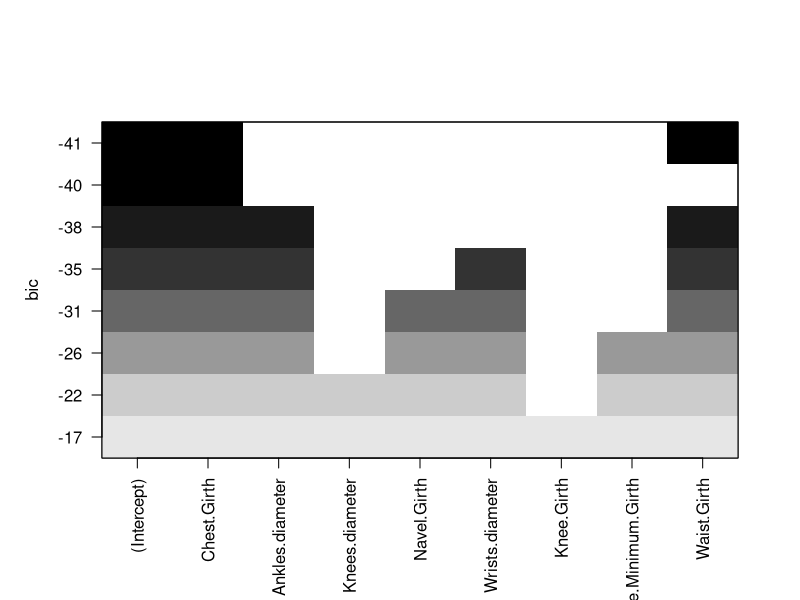

Recreate this plot in R. (Note: this script raises an error after producing the figure.)
## ---- chunk 1
set.seed(2625)
library(leaps)
library(pROC)
library(tidyverse)
library(ggpubr)
library(car)

## ---- chunk 2
datos = read.csv2("EP09 Datos.csv")
library(dplyr)


datos_filtrados = datos %>%
  filter(Gender == 1) %>%
  dplyr::select(-Gender) %>%
  mutate(IMC = Weight / ((Height / 100) ^ 2)) %>%
  mutate(EN = ifelse(IMC < 23.2, 0, 1))

datosConSobrepeso = datos_filtrados %>% filter(EN == 1) %>% sample_n(75)
datosSinSobrepeso = datos_filtrados %>% filter(EN == 0) %>% sample_n(75)
datos_filtrados = rbind(datosConSobrepeso, datosSinSobrepeso)
datos_filtrados = datos_filtrados[c("Chest.Girth", "Height", "Ankles.diameter", "Knees.diameter", "Navel.Girth", "Wrists.diameter", "Knee.Girth", "Ankle.Minimum.Girth", "IMC", "EN", "Waist.Girth")]
## ---- chunk 3
i_muestra = sample.int(n = nrow(datos_filtrados), size = 100, replace = F)
datos_ent = datos_filtrados[i_muestra,]
datos_pru = datos_filtrados[-i_muestra,]

modelo_ent = glm(EN ~ Waist.Girth, 
                 data = datos_ent, 
                 family = binomial(link = "logit"))
probs_ent = fitted(modelo_ent)
summary(modelo_ent)
BIC(modelo_ent)
## ---- chunk 4
datos_comb = 
combinaciones <- regsubsets(EN ~ ., data = datos_ent %>% dplyr::select(-IMC, -Height), nbest = 1, nvmax = 16, method = "exhaustive")
resumen <- summary(combinaciones)
plot(combinaciones)

comb_summary = summary(combinaciones)
i_min_bic = which.min(comb_summary$bic)
i_min_r2a = which.max(comb_summary$adjr2)

mejor_comb_bic = comb_summary[["which"]][i_min_bic,]
mejor_comb_r2a = comb_summary[["which"]][i_min_r2a,]

variables_bic = names(mejor_comb_bic[mejor_comb_bic == TRUE])
variables_r2a = names(mejor_comb_r2a[mejor_comb_r2a == TRUE])
print(variables_bic)
print(variables_r2a)
## ---- chunk 5
modelo = glm(EN ~ Chest.Girth + Navel.Girth, data = datos_ent, family = binomial(link = "logit"))
BIC(modelo)
## ---- chunk 6
modelo_ent = glm(EN ~ Waist.Girth + Chest.Girth + Navel.Girth, 
                 data = datos_ent, 
                 family = binomial(link = "logit"))
summary(modelo_ent)
## ---- chunk 7
residualPlots(modelo_ent, fitted = FALSE)
influencePlot(modelo_ent)
## ---- chunk 8
probs_ent = fitted(modelo_ent)
ROC_ent = roc(datos_ent$EN, probs_ent)
texto_ent = sprintf("AUC = %2f", ROC_ent[["auc"]])
g_roc_ent = ggroc(ROC_ent, color=2)
g_roc_ent = g_roc_ent + geom_segment(aes(x = 1, y = 0, xend=0, yend = 1), linetype = 2)
g_roc_ent = g_roc_ent + annotate("text", x=0.3, y=0.3, label = texto_ent)
g_roc_ent = g_roc_ent + theme_pubr()
print(g_roc_ent)

coord_ent <- coords(ROC_ent, x = "all", transpose = FALSE)
coord_ent[["dist_euc"]] <- sqrt((1 - coord_ent[["sensitivity"]])^2 +
                                  (1 - coord_ent[["specificity"]])^2)
i_min <- which.min(coord_ent[["dist_euc"]])[1]
mejor_umbral <- coord_ent[["threshold"]][i_min]
cat("\n")
cat(sprintf("Mejor umbral: %.3f\n", mejor_umbral))
probs_pru = fitted(modelo_ent)
evaluar = function(umbral){
  VP = sum((datos_pru$EN == 1) & (probs_pru > umbral))
  FP = sum((datos_pru$EN == 0) & (probs_pru > umbral))
  VN = sum((datos_pru$EN == 0) & (probs_pru <= umbral))
  FN = sum((datos_pru$EN == 1) & (probs_pru <= umbral))
  c(VP, FN, FP, VN)
  n = (VP + VN + FP + FN)
  exactitud = (VP + VN) / n
  cat("exactitud: ",exactitud, "\n")
  error = 1 -exactitud
  cat("error: ",error, "\n")
  sensibilidad = VP / (VP + FN)
  cat("sensibilidad: ",sensibilidad, "\n")
  especificidad = VN / (VN + FP)
  cat("especificidad: ",especificidad, "\n")
  VPP = VP / (VP + FP)
  cat("VPP: ",VPP, "\n")
  VPN = VN / (VN + FN)
  cat("VPN: ",VPN, "\n")  
}
evaluar(mejor_umbral)
